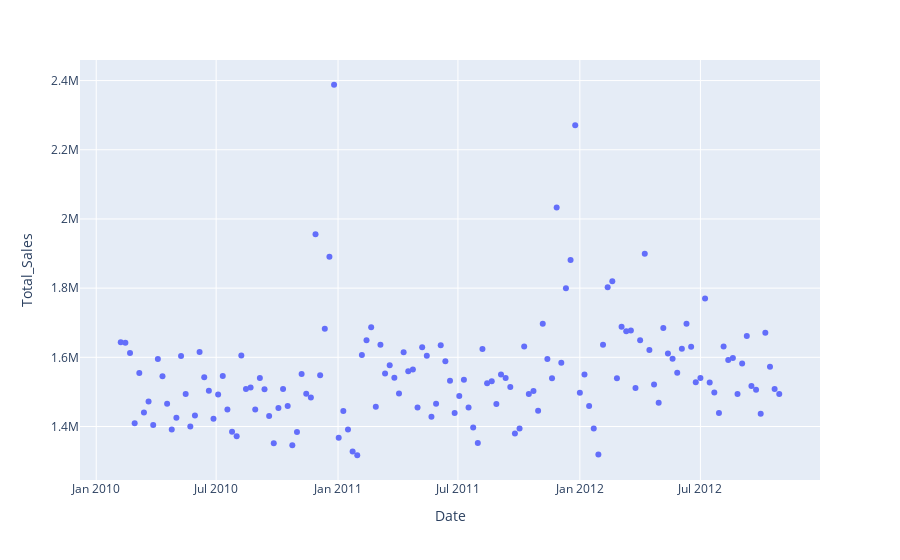

The notebook cell this image was saved under:
### Code cell
#plotly scatterplot
fig = px.scatter(STORE_1_SERIES, x="Date", y="Total_Sales")#, trendline="ols")
fig.show()

### Figure 1 — Plotly figure (JSON) as saved in the notebook; plotly's stock layout.template omitted (floating-point values rounded to 4 significant figures; data arrays with more than 128 entries replaced by an {"elided": "..."} marker saying what was removed)
{"data": [{"hovertemplate": "Date=%{x}<br>Total_Sales=%{y}<extra></extra>", "legendgroup": "", "marker": {"color": "#636efa", "symbol": "circle"}, "mode": "markers", "name": "", "orientation": "v", "showlegend": false, "type": "scatter", "x": {"elided": "143 str values"}, "xaxis": "x", "y": {"elided": "143 float values"}, "yaxis": "y"}], "layout": {"legend": {"tracegroupgap": 0}, "margin": {"t": 60}, "xaxis": {"anchor": "y", "domain": [0, 1], "title": {"text": "Date"}}, "yaxis": {"anchor": "x", "domain": [0, 1], "title": {"text": "Total_Sales"}}}}
